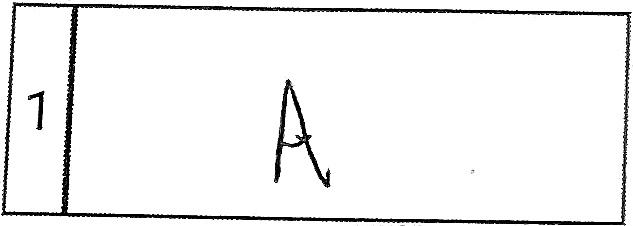
#> input picture rois/sharpened_roi_9.jpg, 633 x 226 px
$ python ocr.py   (older library calls are emulated)
#> lines starting #> are read from the running program, lines starting #| are printed output that depends on the picture
import cv2
import pytesseract

# Path to the Tesseract executable
pytesseract.pytesseract.tesseract_cmd = r"C:\Program Files\Tesseract-OCR\tesseract.exe"

def crop_image(image, left, upper, right, lower):
    cropped_img = image[upper:lower, left:right]
    return cropped_img

# Load the image using OpenCV
image_path = './rois/sharpened_roi_9.jpg'
img = cv2.imread(image_path)
#> img is the input picture: shape (226, 633, 3); min 0, max 255, mean 240.8

# Convert the image to grayscale
gray_img = cv2.cvtColor(img, cv2.COLOR_BGR2GRAY)

# Apply the Laplacian filter
laplacian_img = cv2.Laplacian(gray_img, cv2.CV_64F)
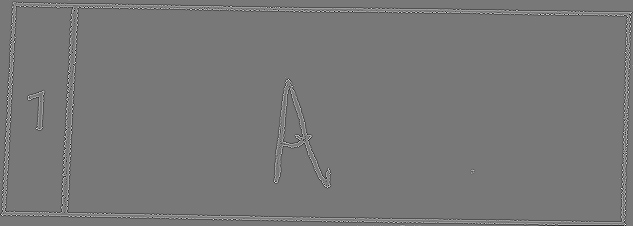
#> laplacian_img: shape (226, 633) float64; min -768, max 857, mean -0.1; drawn with min black and max white
laplacian_img = cv2.convertScaleAbs(laplacian_img)
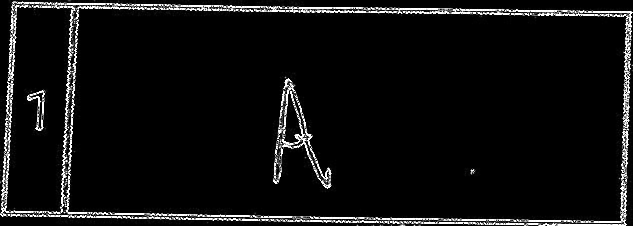
#> laplacian_img: shape (226, 633); min 0, max 255, mean 15.6

# Crop the Laplacian image (example coordinates, adjust as needed)
left = 200
upper = 30
right = 400
lower = 200
cropped_img = crop_image(laplacian_img, left, upper, right, lower)
#> in crop_image, `cropped_img = image[upper:lower, left:right]`:
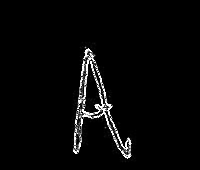
#> cropped_img: shape (170, 200); min 0, max 255, mean 7.6

# Show the cropped Laplacian image
cv2.imshow('Cropped Laplacian Image', cropped_img)
cv2.waitKey(0)
cv2.destroyAllWindows()

# Perform OCR
#> (the run stopped early here; a loop or call above may not have finished)

$ run again, with rois/sharpened_roi_1.jpg copied over rois/sharpened_roi_9.jpg
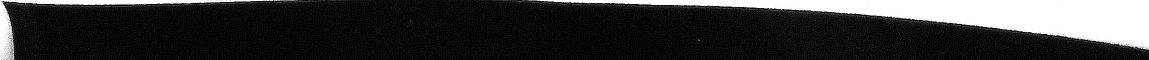
#> input picture rois/sharpened_roi_1.jpg, 2297 x 119 px (shown at 1/2 size)
#> img is the input picture: shape (119, 2297, 3); min 0, max 255, mean 54.2
#> `laplacian_img = cv2.Laplacian(gray_img, cv2.CV_64F)`:
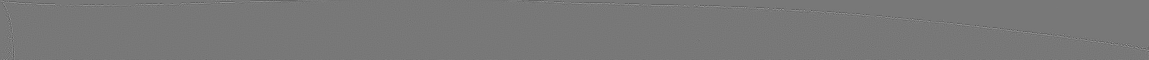
#> laplacian_img: shape (119, 2297) float64 (shown at 1/2 size); min -777, max 872, mean -0.1; drawn with min black and max white
#> in crop_image, `cropped_img = image[upper:lower, left:right]`:
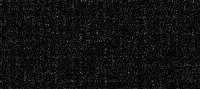
#> cropped_img: shape (89, 200); min 0, max 138, mean 16.4

$ run again, with rois/sharpened_roi_2.jpg copied over rois/sharpened_roi_9.jpg
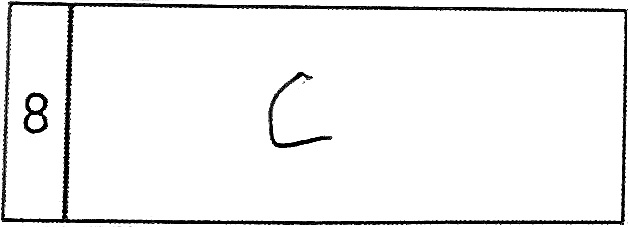
#> input picture rois/sharpened_roi_2.jpg, 628 x 227 px
#> img is the input picture: shape (227, 628, 3); min 0, max 255, mean 241.3
#> `laplacian_img = cv2.convertScaleAbs(laplacian_img)`:
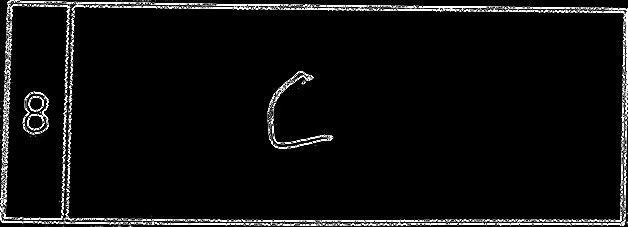
#> laplacian_img: shape (227, 628); min 0, max 255, mean 14.6
#> in crop_image, `cropped_img = image[upper:lower, left:right]`:
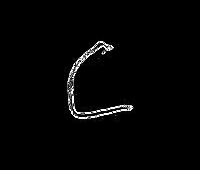
#> cropped_img: shape (170, 200); min 0, max 255, mean 4.5

$ run again, with rois/sharpened_roi_3.jpg copied over rois/sharpened_roi_9.jpg
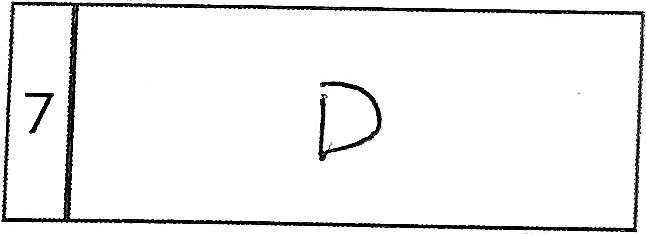
#> input picture rois/sharpened_roi_3.jpg, 646 x 234 px
#> img is the input picture: shape (234, 646, 3); min 0, max 255, mean 240.8
#> `laplacian_img = cv2.convertScaleAbs(laplacian_img)`:
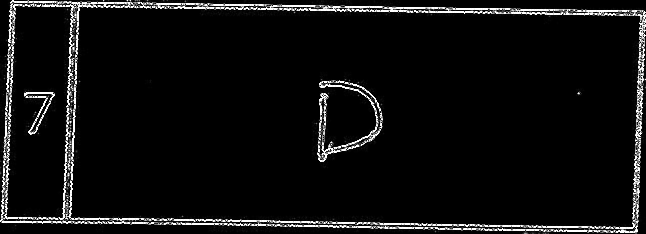
#> laplacian_img: shape (234, 646); min 0, max 255, mean 14.9
#> in crop_image, `cropped_img = image[upper:lower, left:right]`:
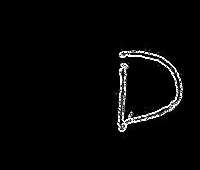
#> cropped_img: shape (170, 200); min 0, max 255, mean 6.7
